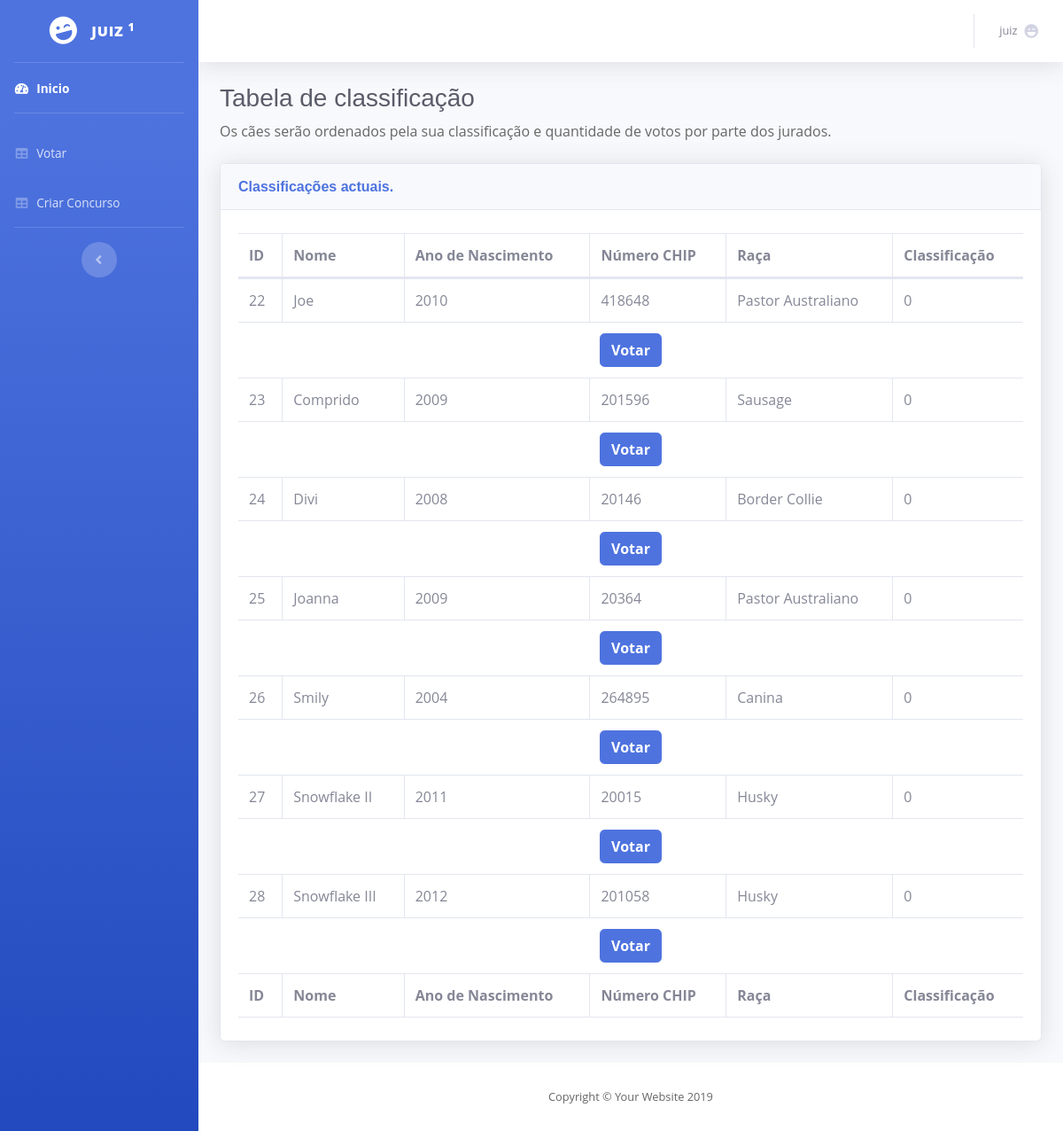
The page /backoffice/tables.php (signed in) on the database its author committed.
### tables this page shows
CREATE TABLE `participantes` (
  `id` int(11) NOT NULL,
  `user_id` int(11) NOT NULL,
  `nome` varchar(255) NOT NULL,
  `ano_nasc` int(11) NOT NULL,
  `numero_chip` int(11) NOT NULL,
  `raca` varchar(50) NOT NULL,
  `classificacao` int(5) NOT NULL DEFAULT '0',
  `vacinas` varchar(3) NOT NULL,
  `sexo` varchar(6) NOT NULL,
  `img` varchar(255) NOT NULL,
  `concurso_id` int(11) NOT NULL
);

### backoffice/tables.php (the view, shortened to what this page needs)
<!DOCTYPE html>
<html lang="en">
<head>
  <link href="vendor/fontawesome-free/css/all.min.css" rel="stylesheet" type="text/css">
  <link href="css/sb-admin-2.min.css" rel="stylesheet">
  <link href="vendor/datatables/dataTables.bootstrap4.min.css" rel="stylesheet">
  <link href="../css/style.css" rel="stylesheet">
</head>
<body id="page-top">
<?php include('navbar.php');?>
        <div class="container-fluid">
          <h1 class="h3 mb-2 text-gray-800">Tabela de classificação</h1>
          <p class="mb-4">Os cães serão ordenados pela sua classificação e quantidade de votos por parte dos jurados.</p>
          <div class="card shadow mb-4">
            <div class="card-header py-3">
              <h6 class="m-0 font-weight-bold text-primary">Classificações actuais.</h6>
            </div>
            <div class="card-body">
              <div class="table-responsive">
                <table class="table table-bordered" id="dataTable" width="100%" cellspacing="0">
                  <thead>
                    <tr>
                      <th>ID</th>
                      <th>Nome</th>
                      <th>Ano de Nascimento</th>
                      <th>Número CHIP</th>
                      <th>Raça</th>
                      <th>Classificação</th>
                    </tr>
                  </thead>
                  <tfoot>
                    <tr>
                      <th>ID</th>
                      <th>Nome</th>
                      <th>Ano de Nascimento</th>
                      <th>Número CHIP</th>
                      <th>Raça</th>
                      <th>Classificação</th>
                    </tr>
                  </tfoot>
                  <tbody>
                  <?php
		$mysqli = db_connect();
		$query = "SELECT * FROM participantes where concurso_id = (Select id from concursos where ativo = 1)";
		$result = $mysqli->query($query);
		while($row = $result->fetch_array())
		{
      $chip = $row['numero_chip'];
			?>
			<tr>
				<td><?php echo $row['id'];?></a></td>
				<td><?php echo $row['nome'];?></td>
				<td><?php echo $row['ano_nasc'];?></td>
				<td><?php echo $row['numero_chip'];?></td>
				<td><?php echo $row['raca'];?></td>
        <td><?php if($row['classificacao'] == NULL)
                  {
                    echo "0";
                  }
                  else
                  {
                    echo $row['classificacao'];
                  }?></td>
      </tr>
      <tr align="center">
      <?php
      $user_id = $_SESSION['user_id'];
      $participante_id = $row['id'];
      $query = "SELECT * from confirma_votacao where user_id = $user_id and participante_id = $participante_id";
      if($result1 = $mysqli->query($query)){
        $user = $result1->fetch_assoc();
      }
      if($_SESSION['user_nivel'] == 1 && $user == null)
        {?>
        <td colspan="42">
          <a class="btn btn-primary" data-toggle="collapse" href="#a<?php echo $chip;?>" role="button" aria-expanded="false" aria-controls="collapseExample"><b>Votar</b></a>
        </td></tr></table><?php
        }
        else if($_SESSION['user_nivel'] == 1 && $user != null)
        {?>
          <td colspan="42"><b><?php echo "Votação já efetuada.";?></b></td><?php
        }?>
      <?php
    }
    $mysqli->close();?>
              </div>
            </div>
          </div>
        </div>
      </div>
      <footer class="sticky-footer bg-white">
        <div class="container my-auto">
          <div class="copyright text-center my-auto">
            <span>Copyright &copy; Your Website 2019</span>
          </div>
        </div>
      </footer>
    </div>
  </div>
</body>
</html>

### css/style.css (style rules this page uses)
body { background: #fff; color: #666666; font-family: "Open Sans", sans-serif; }
a { color: #2dc997; }
p { padding: 0; margin: 0 0 30px 0; }
h1, h2, h3, h4, h5, h6 { font-family: "Poppins", sans-serif; font-weight: 400; margin: 0 0 20px 0; padding: 0; }

### rows shown on the page
participantes: id "22", nome "Joe", ano_nasc "2010", numero_chip "418648", raca "Pastor Australiano", classificacao "0"
participantes: id "23", nome "Comprido", ano_nasc "2009", numero_chip "201596", raca "Sausage", classificacao "0"
participantes: id "24", nome "Divi", ano_nasc "2008", numero_chip "20146", raca "Border Collie", classificacao "0"
participantes: id "25", nome "Joanna", ano_nasc "2009", numero_chip "20364", raca "Pastor Australiano", classificacao "0"
participantes: id "26", nome "Smily", ano_nasc "2004", numero_chip "264895", raca "Canina", classificacao "0"
participantes: id "27", nome "Snowflake II", ano_nasc "2011", numero_chip "20015", raca "Husky", classificacao "0"
participantes: id "28", nome "Snowflake III", ano_nasc "2012", numero_chip "201058", raca "Husky", classificacao "0"

### other values the page prints
$_SESSION['user_name'] "JUIZ"
$_SESSION['user_nivel'] "1"
$_SESSION['user_name'] "juiz"
